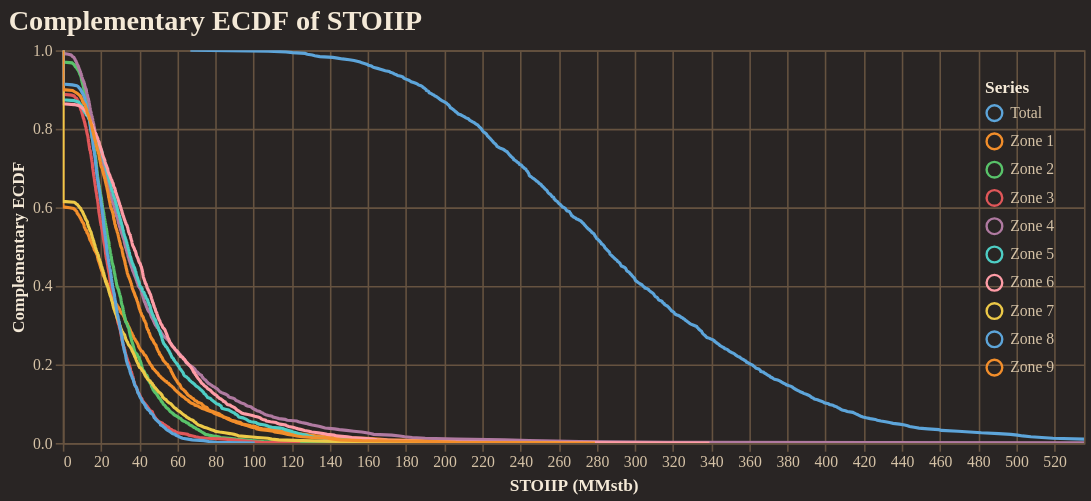

The notebook cell this image was saved under:
### Code cell
fig = reporter.plotter.prospect_volumetric_ecdf_plot(
    figsize=(650, 250),
    backend=PLOTTING_BACKEND
)
fig.show()

### Figure 1 — Vega-Lite specification as saved in the notebook (floating-point values rounded to 4 significant figures; data arrays with more than 128 entries replaced by an {"elided": "..."} marker saying what was removed)
{"config": {"background": "#292524", "view": {"fill": "#292524", "stroke": "#665340"}, "title": {"color": "#f4e9d7", "font": "Merriweather", "fontSize": 18, "fontWeight": 600, "subtitleColor": "#d5c2a6", "anchor": "start"}, "axis": {"domainColor": "#665340", "gridColor": "#665340", "tickColor": "#665340", "labelColor": "#d5c2a6", "titleColor": "#f4e9d7", "labelFont": "Merriweather", "titleFont": "Merriweather"}, "legend": {"titleColor": "#f4e9d7", "labelColor": "#d5c2a6", "labelFont": "Merriweather", "titleFont": "Merriweather", "orient": "top-right", "symbolType": "circle"}, "header": {"labelColor": "#d5c2a6", "titleColor": "#f4e9d7", "labelFont": "Merriweather", "titleFont": "Merriweather"}, "mark": {"color": "#c78d3b"}, "line": {"color": "#c78d3b"}, "bar": {"color": "#c78d3b"}, "point": {"color": "#ddb06d"}, "area": {"color": "#c78d3b", "opacity": 0.35}, "text": {"color": "#f4e9d7", "font": "Merriweather"}, "range": {"category": ["#5DA5DA", "#F28E2B", "#59C36A", "#E15759", "#B07AA1", "#4ECDC4", "#FF9DA7", "#EDC948"]}}, "layer": [{"mark": {"type": "line", "clip": true, "strokeWidth": 2}, "encoding": {"color": {"field": "series", "title": "Series", "type": "nominal"}, "tooltip": [{"field": "series", "title": "Series", "type": "nominal"}, {"field": "stoiip_mmstb", "format": ",.2f", "title": "STOIIP (MMstb)", "type": "quantitative"}, {"field": "exceedance_probability", "format": ".3f", "title": "Exceedance", "type": "quantitative"}], "x": {"field": "stoiip_mmstb", "title": "STOIIP (MMstb)", "type": "quantitative"}, "y": {"field": "exceedance_probability", "scale": {"domain": [0, 1]}, "title": "Complementary ECDF", "type": "quantitative"}}}], "data": {"name": "data-da99300fa56e51ca9af8c080c0b40218"}, "encoding": {"x": {"field": "stoiip_mmstb", "scale": {"domain": [0, 535.6]}, "type": "quantitative"}}, "height": 250, "title": "Complementary ECDF of STOIIP", "width": 650, "$schema": "https://vega.github.io/schema/vega-lite/v5.20.1.json", "datasets": {"data-da99300fa56e51ca9af8c080c0b40218": {"elided": "5000 records"}}}
